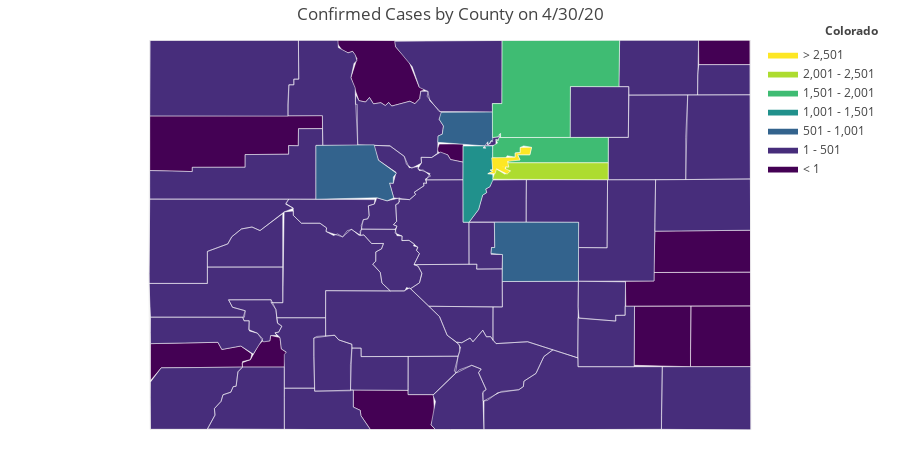

This figure's notebook cell:
### Code cell
import plotly.figure_factory as ff
import matplotlib.pyplot as plt

date = '4/30/20'
fips = co_data['FIPS']
values = co_data[date]

fig = ff.create_choropleth(fips=fips, values=values)
colorscale = [
    'rgb(193, 193, 193)',
    'rgb(239,239,239)',
    'rgb(195, 196, 222)',
    'rgb(144,148,194)',
    'rgb(101,104,168)',
    'rgb(65, 53, 132)'
]

fig = ff.create_choropleth(
    fips=fips, values = values, scope=['CO'],
    binning_endpoints = list(range(min(values+1), max(values), round((max(values)-min(values))/6))), 
    county_outline={'color': 'rgb(255,255,255)', 'width': 0.5}, round_legend_values=True,
    legend_title=f'Colorado', title= f'Confirmed Cases by County on {date}',
    show_hover=True, centroid_marker={'opacity': 0}
)

fig.layout.template = None
fig.show()

#plt.savefig('test.jpg',format='jpg')

### Figure 1 — Plotly figure (JSON) as saved in the notebook; plotly's stock layout.template omitted (floating-point values rounded to 4 significant figures; data arrays with more than 128 entries replaced by an {"elided": "..."} marker saying what was removed)
{"data": [{"fill": "toself", "fillcolor": "rgb(68, 1, 84)", "hoverinfo": "none", "line": {"color": "rgb(255,255,255)", "width": 0.5}, "mode": "lines", "name": "< 1", "type": "scatter", "x": [-103.4, -103.4, -102.7, -102.7, -103.4, null, -103.2, -103.2, -102.0, -102.0, -103.2, -103.2, null, -106.7, -106.0, -106.0, -105.7, -105.7, -105.8, -105.7, -106.5, -106.6, -106.6, -106.7, -106.7, null, -109.0, -109.0, -108.3, -108.2, -108.0, -107.9, -107.9, -108.0, -108.0, -108.9, -109.0, null, -105.7, -105.7, -105.4, -105.4, -105.5, -105.6, -105.7, -105.7, null, -106.9, -106.9, -106.2, -106.2, -106.0, -105.9, -105.9, -105.9, -105.9, -105.9, -106.0, -106.0, -106.2, -106.3, -106.3, -106.4, -106.4, -106.5, -106.5, -106.6, -106.7, -106.6, -106.7, -106.7, -106.8, -106.9, null, -103.5, -103.5, -103.2, -103.2, -102.0, -102.0, -103.5, -103.5, null, -102.7, -102.7, -102.0, -102.0, -102.7, -102.7, null, -109.1, -109.1, -107.0, -107.0, -107.3, -107.3, -107.4, -107.4, -107.9, -107.9, -108.6, -108.6, -109.1, -109.1, null, -108.0, -107.9, -107.8, -107.7, -107.7, -107.6, -107.5, -107.5, -107.5, -107.5, -108.0, -108.0, null, -102.7, -102.1, -102.1, -102.7, -102.7, null], "y": [37.66, 38.27, 38.27, 37.64, 37.66, null, 38.69, 39.04, 39.05, 38.62, 38.61, 38.69, null, 37.4, 37.4, 37.36, 37.36, 37.16, 37.05, 37.0, 36.99, 37.14, 37.19, 37.23, 37.4, null, 37.5, 37.88, 37.89, 37.82, 37.86, 37.78, 37.72, 37.7, 37.64, 37.63, 37.5, null, 39.88, 39.93, 39.93, 39.75, 39.77, 39.82, 39.85, 39.88, null, 40.98, 41.0, 41.0, 40.93, 40.78, 40.52, 40.52, 40.49, 40.48, 40.4, 40.35, 40.37, 40.32, 40.36, 40.33, 40.36, 40.35, 40.41, 40.37, 40.38, 40.62, 40.81, 40.89, 40.87, 40.9, 40.98, null, 38.49, 38.52, 38.53, 38.61, 38.62, 38.27, 38.27, 38.49, null, 37.82, 38.27, 38.27, 37.64, 37.64, 37.82, null, 39.87, 40.22, 40.23, 40.09, 40.09, 39.91, 39.92, 39.83, 39.82, 39.69, 39.69, 39.65, 39.66, 39.87, null, 37.68, 37.72, 37.87, 37.91, 37.91, 37.96, 37.94, 37.83, 37.79, 37.64, 37.64, 37.68, null, 41.0, 41.0, 40.75, 40.75, 41.0, null]}, {"fill": "toself", "fillcolor": "rgb(71, 45, 123)", "hoverinfo": "none", "line": {"color": "rgb(255,255,255)", "width": 0.5}, "mode": "lines", "name": "1 - 501", "type": "scatter", "x": {"elided": "668 float values"}, "y": {"elided": "668 float values"}}, {"fill": "toself", "fillcolor": "rgb(51, 99, 141)", "hoverinfo": "none", "line": {"color": "rgb(255,255,255)", "width": 0.5}, "mode": "lines", "name": "501 - 1,001", "type": "scatter", "x": [-105.1, -105.1, -105.1, -105.1, -105.1, null, -105.7, -105.7, -105.6, -105.6, -105.7, -105.7, -105.1, -105.1, -105.1, -105.1, -105.1, -105.7, null, -107.1, -107.1, -106.4, -106.4, -106.2, -106.2, -106.2, -106.3, -106.2, -106.3, -106.4, -107.1, -107.1, null, -105.1, -105.1, -105.0, -105.0, -104.1, -104.1, -104.9, -104.9, -105.1, null], "y": [39.96, 39.97, 39.97, 39.96, 39.96, null, 39.95, 40.02, 40.03, 40.12, 40.19, 40.26, 40.26, 39.98, 39.93, 39.96, 39.91, 39.95, null, 39.57, 39.92, 39.92, 39.77, 39.63, 39.59, 39.53, 39.53, 39.38, 39.35, 39.38, 39.37, 39.57, null, 38.81, 38.87, 38.87, 39.13, 39.13, 38.52, 38.52, 38.8, 38.81, null]}, {"fill": "toself", "fillcolor": "rgb(33, 145, 140)", "hoverinfo": "none", "line": {"color": "rgb(255,255,255)", "width": 0.5}, "mode": "lines", "name": "1,001 - 1,501", "type": "scatter", "x": [-105.1, -105.1, -105.1, -105.1, null, -105.1, -105.1, -105.1, -105.1, -105.1, null, -105.1, -105.1, -105.1, -105.1, -105.1, null, -105.1, -105.1, -105.1, -105.1, -105.1, null, -105.4, -105.4, -105.1, -105.2, -105.1, -105.1, -105.1, -105.1, -105.1, -105.1, -105.1, -105.1, -105.0, -105.1, -105.1, -105.1, -105.2, -105.2, -105.3, -105.4, -105.4, null], "y": [39.63, 39.63, 39.62, 39.63, null, 39.64, 39.64, 39.63, 39.63, 39.64, null, 39.65, 39.65, 39.65, 39.65, 39.65, null, 39.64, 39.64, 39.63, 39.63, 39.64, null, 39.58, 39.91, 39.91, 39.89, 39.89, 39.91, 39.91, 39.67, 39.67, 39.65, 39.63, 39.62, 39.57, 39.49, 39.47, 39.43, 39.41, 39.26, 39.13, 39.13, 39.58, null]}, {"fill": "toself", "fillcolor": "rgb(63, 188, 115)", "hoverinfo": "none", "line": {"color": "rgb(255,255,255)", "width": 0.5}, "mode": "lines", "name": "1,501 - 2,001", "type": "scatter", "x": [-105.1, -105.1, -105.0, -105.0, -105.0, -105.0, -105.0, -105.0, -103.7, -103.7, -104.9, -104.9, -104.7, -104.8, -104.6, -104.6, -104.7, -104.7, -104.7, -104.8, -104.8, -104.9, -104.9, -105.1, -105.1, null, -105.0, -105.0, -105.0, -105.0, -105.0, null, -105.1, -104.9, -104.9, -103.6, -103.6, -104.1, -104.2, -105.0, -105.0, -105.0, -105.1, -105.1, null], "y": [39.86, 39.91, 39.94, 39.98, 39.98, 39.97, 39.97, 40.0, 40.0, 39.74, 39.74, 39.77, 39.77, 39.82, 39.82, 39.9, 39.91, 39.9, 39.85, 39.84, 39.8, 39.81, 39.78, 39.79, 39.86, null, 40.03, 40.03, 40.03, 40.03, 40.03, null, 40.35, 40.35, 41.0, 41.0, 40.52, 40.52, 40.0, 40.0, 40.04, 40.01, 40.0, 40.35, null]}, {"fill": "toself", "fillcolor": "rgb(173, 220, 48)", "hoverinfo": "none", "line": {"color": "rgb(255,255,255)", "width": 0.5}, "mode": "lines", "name": "2,001 - 2,501", "type": "scatter", "x": [-104.9, -104.9, -104.9, -104.9, null, -104.9, -104.9, -104.9, -104.9, -104.9, null, -104.9, -104.9, -104.9, -104.9, -104.9, null, -104.9, -104.9, -104.9, -104.9, -104.9, null, -104.9, -104.9, -104.9, -104.9, -104.9, null, -104.9, -104.9, -104.9, -104.9, -104.9, null, -105.1, -105.0, -104.9, -104.8, -104.9, -104.9, -104.9, -104.9, -103.7, -103.7, -105.1, null], "y": [39.69, 39.68, 39.69, 39.69, null, 39.63, 39.63, 39.62, 39.62, 39.63, null, 39.68, 39.68, 39.68, 39.68, 39.68, null, 39.67, 39.67, 39.66, 39.66, 39.67, null, 39.67, 39.67, 39.67, 39.67, 39.67, null, 39.7, 39.71, 39.7, 39.69, 39.7, null, 39.57, 39.68, 39.62, 39.66, 39.67, 39.7, 39.7, 39.74, 39.74, 39.57, 39.57, null]}, {"fill": "toself", "fillcolor": "rgb(253, 231, 37)", "hoverinfo": "none", "line": {"color": "rgb(255,255,255)", "width": 0.5}, "mode": "lines", "name": "> 2,501", "type": "scatter", "x": [-104.9, -104.9, -104.9, -104.9, -104.9, null, -105.1, -105.1, -105.1, -105.1, -105.1, -104.8, -104.8, -104.7, -104.7, -104.6, -104.6, -104.8, -104.7, -104.9, -104.9, -104.9, -104.9, -104.8, -104.9, -105.0, -105.0, -105.1, null], "y": [39.7, 39.7, 39.7, 39.7, 39.7, null, 39.63, 39.65, 39.66, 39.67, 39.79, 39.8, 39.84, 39.85, 39.9, 39.9, 39.82, 39.82, 39.77, 39.75, 39.7, 39.7, 39.68, 39.66, 39.62, 39.68, 39.63, 39.63, null]}, {"hoverinfo": "text", "legendgroup": "centroids", "marker": {"color": "white", "opacity": 0}, "mode": "markers", "name": "US Counties", "selected": {"marker": {"opacity": 0}}, "showlegend": false, "text": ["County: Weld<br>State: Colorado<br>FIPS: 08123<br>Value: 1776", "County: Weld<br>State: Colorado<br>FIPS: 08123<br>Value: 1776", "County: Jefferson<br>State: Colorado<br>FIPS: 08059<br>Value: 1338", "County: Jefferson<br>State: Colorado<br>FIPS: 08059<br>Value: 1338", "County: Jefferson<br>State: Colorado<br>FIPS: 08059<br>Value: 1338", "County: Jefferson<br>State: Colorado<br>FIPS: 08059<br>Value: 1338", "County: Jefferson<br>State: Colorado<br>FIPS: 08059<br>Value: 1338", "County: Denver<br>State: Colorado<br>FIPS: 08031<br>Value: 3001", "County: Denver<br>State: Colorado<br>FIPS: 08031<br>Value: 3001", "County: Broomfield<br>State: Colorado<br>FIPS: 08014<br>Value: 150", "County: Broomfield<br>State: Colorado<br>FIPS: 08014<br>Value: 150", "County: Boulder<br>State: Colorado<br>FIPS: 08013<br>Value: 580", "County: Boulder<br>State: Colorado<br>FIPS: 08013<br>Value: 580", "County: Arapahoe<br>State: Colorado<br>FIPS: 08005<br>Value: 2472", "County: Arapahoe<br>State: Colorado<br>FIPS: 08005<br>Value: 2472", "County: Arapahoe<br>State: Colorado<br>FIPS: 08005<br>Value: 2472", "County: Arapahoe<br>State: Colorado<br>FIPS: 08005<br>Value: 2472", "County: Arapahoe<br>State: Colorado<br>FIPS: 08005<br>Value: 2472", "County: Arapahoe<br>State: Colorado<br>FIPS: 08005<br>Value: 2472", "County: Arapahoe<br>State: Colorado<br>FIPS: 08005<br>Value: 2472", "County: Adams<br>State: Colorado<br>FIPS: 08001<br>Value: 1585", "County: Alamosa<br>State: Colorado<br>FIPS: 08003<br>Value: 10", "County: Archuleta<br>State: Colorado<br>FIPS: 08007<br>Value: 8", "County: Baca<br>State: Colorado<br>FIPS: 08009<br>Value: 10", "County: Bent<br>State: Colorado<br>FIPS: 08011<br>Value: 0", "County: Chaffee<br>State: Colorado<br>FIPS: 08015<br>Value: 66", "County: Cheyenne<br>State: Colorado<br>FIPS: 08017<br>Value: 0", "County: Clear Creek<br>State: Colorado<br>FIPS: 08019<br>Value: 13", "County: Conejos<br>State: Colorado<br>FIPS: 08021<br>Value: 0", "County: Costilla<br>State: Colorado<br>FIPS: 08023<br>Value: 3", "County: Crowley<br>State: Colorado<br>FIPS: 08025<br>Value: 2", "County: Custer<br>State: Colorado<br>FIPS: 08027<br>Value: 2", "County: Delta<br>State: Colorado<br>FIPS: 08029<br>Value: 44", "County: Dolores<br>State: Colorado<br>FIPS: 08033<br>Value: 0", "County: Douglas<br>State: Colorado<br>FIPS: 08035<br>Value: 478", "County: Eagle<br>State: Colorado<br>FIPS: 08037<br>Value: 550", "County: Elbert<br>State: Colorado<br>FIPS: 08039<br>Value: 29", "County: El Paso<br>State: Colorado<br>FIPS: 08041<br>Value: 932", "County: Fremont<br>State: Colorado<br>FIPS: 08043<br>Value: 22", "County: Garfield<br>State: Colorado<br>FIPS: 08045<br>Value: 93", "County: Gilpin<br>State: Colorado<br>FIPS: 08047<br>Value: 1", "County: Grand<br>State: Colorado<br>FIPS: 08049<br>Value: 5", "County: Gunnison<br>State: Colorado<br>FIPS: 08051<br>Value: 166", "County: Hinsdale<br>State: Colorado<br>FIPS: 08053<br>Value: 3", "County: Huerfano<br>State: Colorado<br>FIPS: 08055<br>Value: 2", "County: Jackson<br>State: Colorado<br>FIPS: 08057<br>Value: 0", "County: Kiowa<br>State: Colorado<br>FIPS: 08061<br>Value: 0", "County: Kit Carson<br>State: Colorado<br>FIPS: 08063<br>Value: 21", "County: Lake<br>State: Colorado<br>FIPS: 08065<br>Value: 18", "County: La Plata<br>State: Colorado<br>FIPS: 08067<br>Value: 62", "County: Larimer<br>State: Colorado<br>FIPS: 08069<br>Value: 363", "County: Las Animas<br>State: Colorado<br>FIPS: 08071<br>Value: 3", "County: Lincoln<br>State: Colorado<br>FIPS: 08073<br>Value: 3", "County: Logan<br>State: Colorado<br>FIPS: 08075<br>Value: 282", "County: Mesa<br>State: Colorado<br>FIPS: 08077<br>Value: 46", "County: Mineral<br>State: Colorado<br>FIPS: 08079<br>Value: 2", "County: Moffat<br>State: Colorado<br>FIPS: 08081<br>Value: 6", "County: Montezuma<br>State: Colorado<br>FIPS: 08083<br>Value: 16", "County: Montrose<br>State: Colorado<br>FIPS: 08085<br>Value: 96", "County: Morgan<br>State: Colorado<br>FIPS: 08087<br>Value: 372", "County: Otero<br>State: Colorado<br>FIPS: 08089<br>Value: 10", "County: Ouray<br>State: Colorado<br>FIPS: 08091<br>Value: 5", "County: Park<br>State: Colorado<br>FIPS: 08093<br>Value: 11", "County: Phillips<br>State: Colorado<br>FIPS: 08095<br>Value: 6", "County: Pitkin<br>State: Colorado<br>FIPS: 08097<br>Value: 65", "County: Prowers<br>State: Colorado<br>FIPS: 08099<br>Value: 1", "County: Pueblo<br>State: Colorado<br>FIPS: 08101<br>Value: 139", "County: Rio Blanco<br>State: Colorado<br>FIPS: 08103<br>Value: 1", "County: Rio Grande<br>State: Colorado<br>FIPS: 08105<br>Value: 7", "County: Routt<br>State: Colorado<br>FIPS: 08107<br>Value: 56", "County: Saguache<br>State: Colorado<br>FIPS: 08109<br>Value: 4", "County: San Juan<br>State: Colorado<br>FIPS: 08111<br>Value: 0", "County: San Miguel<br>State: Colorado<br>FIPS: 08113<br>Value: 19", "County: Sedgwick<br>State: Colorado<br>FIPS: 08115<br>Value: 0", "County: Summit<br>State: Colorado<br>FIPS: 08117<br>Value: 128", "County: Teller<br>State: Colorado<br>FIPS: 08119<br>Value: 28", "County: Washington<br>State: Colorado<br>FIPS: 08121<br>Value: 7", "County: Yuma<br>State: Colorado<br>FIPS: 08125<br>Value: 8"], "type": "scatter", "unselected": {"marker": {"opacity": 0}}, "x": [[-105.0], [-104.4], [-105.1], [-105.1], [-105.1], [-105.1], [-105.3], [-104.9], [-104.9], [-105.1], [-105.1], [-105.1], [-105.4], [-104.9], [-104.9], [-104.9], [-104.9], [-104.9], [-104.9], [-104.3], -104.3, -105.8, -107.0, -102.6, -103.1, -106.2, -102.6, -105.6, -106.2, -105.4, -103.8, -105.4, -107.9, -108.5, -104.9, -106.7, -104.1, -104.5, -105.4, -107.9, -105.5, -106.1, -107.0, -107.3, -105.0, -106.3, -102.7, -102.6, -106.3, -107.8, -105.5, -104.0, -103.5, -103.1, -108.5, -106.9, -108.2, -108.6, -108.3, -103.8, -103.7, -107.8, -105.7, -102.4, -106.9, -102.4, -104.5, -108.2, -106.4, -107.0, -106.3, -107.7, -108.4, -102.4, -106.1, -105.2, -103.2, -102.4], "y": [[40.03], [40.55], [39.63], [39.64], [39.65], [39.64], [39.59], [39.7], [39.76], [39.96], [39.95], [39.96], [40.09], [39.68], [39.63], [39.68], [39.67], [39.67], [39.7], [39.65], 39.87, 37.57, 37.19, 37.32, 37.96, 38.75, 38.83, 39.69, 37.2, 37.28, 38.33, 38.11, 38.86, 37.75, 39.33, 39.63, 39.29, 38.83, 38.47, 39.6, 39.86, 40.1, 38.67, 37.82, 37.68, 40.67, 38.43, 39.31, 39.2, 37.29, 40.67, 37.32, 38.99, 40.72, 39.02, 37.67, 40.62, 37.34, 38.4, 40.26, 37.9, 38.16, 39.12, 40.59, 39.22, 37.96, 38.17, 39.98, 37.58, 40.49, 38.08, 37.76, 38.0, 40.88, 39.63, 38.88, 39.97, 40.0]}, {"hoverinfo": "text", "legendgroup": "States", "line": {"color": "rgb(240, 240, 240)", "width": 1}, "mode": "lines", "showlegend": false, "type": "scatter", "x": [-109.1, -109.1, -102.1, -102.0, -109.0, -109.1, null], "y": [38.6, 41.0, 41.0, 36.99, 37.0, 38.6, null]}], "layout": {"annotations": [{"showarrow": false, "text": "<b>Colorado</b>", "x": 1, "xanchor": "right", "xref": "paper", "y": 1.05, "yref": "paper"}], "dragmode": "select", "height": 450, "hovermode": "closest", "legend": {"traceorder": "reversed", "x": 1, "xanchor": "right", "y": 1, "yanchor": "top"}, "margin": {"b": 20, "l": 20, "r": 20, "t": 40}, "title": {"text": "Confirmed Cases by County on 4/30/20"}, "width": 900, "xaxis": {"autorange": false, "fixedrange": true, "range": [-110.6, -100.5], "showgrid": false, "showticklabels": false, "type": "linear", "zeroline": false}, "yaxis": {"autorange": false, "fixedrange": true, "range": [36.99, 41.0], "showgrid": false, "showticklabels": false, "type": "linear", "zeroline": false}}}
